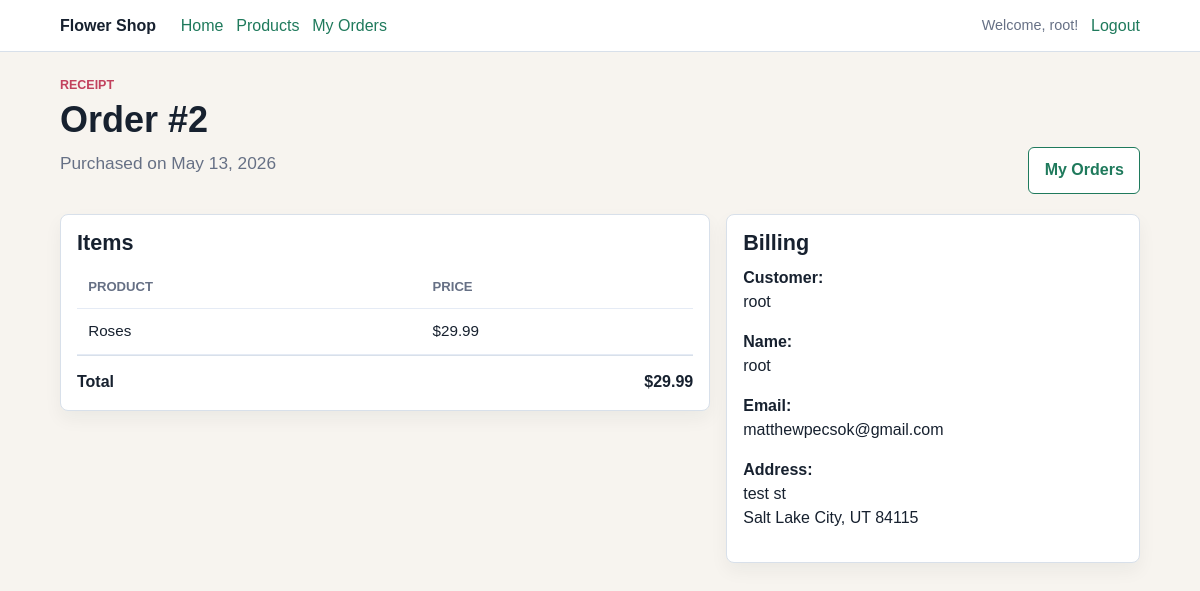
The page /account/orders/2/ (signed in) on the database its author committed.
### shop/models.py (models this page shows, shortened)
class Order(models.Model):
	STATUS_PURCHASED = "purchased"
	STATUS_CHOICES = [
		(STATUS_PURCHASED, "Purchased"),
	]
	customer = models.ForeignKey(User, on_delete=models.CASCADE, related_name="orders", null=True, blank=True)
	customer_name = models.CharField(max_length=120)
	products = models.ManyToManyField(Product, related_name="orders", blank=False)
	billing_name = models.CharField(max_length=120, blank=True, default="")
	billing_email = models.EmailField(blank=True, default="")
	billing_address = models.CharField(max_length=255, blank=True, default="")
	billing_city = models.CharField(max_length=100, blank=True, default="")
	billing_state = models.CharField(max_length=2, blank=True, default="")
	billing_zip = models.CharField(max_length=12, blank=True, default="")
	status = models.CharField(max_length=20, choices=STATUS_CHOICES, default=STATUS_PURCHASED)
	created_at = models.DateTimeField(auto_now_add=True)
	@property
	def total(self):
		return sum((product.price for product in self.products.all()), Decimal("0.00"))

class Product(models.Model):
	name = models.CharField(max_length=120)
	description = models.TextField(blank=True)
	price = models.DecimalField(max_digits=10, decimal_places=2)
	in_stock = models.BooleanField(default=True)
	created_at = models.DateTimeField(auto_now_add=True)

### shop/views.py (the view)
# urls.py: path("account/orders/<int:pk>/", CustomerOrderDetailView.as_view(), name="customer_order_detail"),
class CustomerOrderDetailView(LoginRequiredMixin, DetailView):
	model = Order
	template_name = "shop/order_detail.html"
	login_url = "login"
	def get_queryset(self):
		return Order.objects.filter(customer=self.request.user).prefetch_related("products")
	def get_context_data(self, **kwargs):
		context = super().get_context_data(**kwargs)
		context["can_manage_orders"] = False
		context["is_customer_receipt"] = True
		return context

### shop/templates/shop/order_detail.html (shortened to what this page needs)
{% extends 'shop/base.html' %}
{% block content %}
<section class="page-heading">
    <div>
        <p class="eyebrow">{% if is_customer_receipt %}Receipt{% else %}Order{% endif %}</p>
        <h1>Order #{{ order.pk }}</h1>
        <p class="lead">{{ order.get_status_display }} on {{ order.created_at|date:"M j, Y" }}</p>
    </div>
    <div class="actions">
        {% if not can_manage_orders %}
            <a class="button secondary" href="{% url 'customer_order_history' %}">My Orders</a>
        {% endif %}
    </div>
</section>
<div class="detail-layout">
    <section class="panel">
        <h2>Items</h2>
        <table>
            <thead>
                <tr>
                    <th>Product</th>
                    <th>Price</th>
                </tr>
            </thead>
            <tbody>
                {% for product in order.products.all %}
                    <tr>
                        <td>{{ product.name }}</td>
                        <td>${{ product.price }}</td>
                    </tr>
                {% empty %}
                    <tr>
                        <td colspan="2">No products in this order.</td>
                    </tr>
                {% endfor %}
            </tbody>
        </table>
        <div class="totals">
            <span>Total</span>
            <span>${{ order.total }}</span>
        </div>
    </section>
    <aside class="panel">
        <h2>Billing</h2>
        <p><strong>Customer:</strong><br>{{ order.customer_name }}</p>
        {% if order.billing_name %}
            <p><strong>Name:</strong><br>{{ order.billing_name }}</p>
        {% endif %}
        {% if order.billing_email %}
            <p><strong>Email:</strong><br>{{ order.billing_email }}</p>
        {% endif %}
        {% if order.billing_address %}
            <p>
                <strong>Address:</strong><br>
                {{ order.billing_address }}<br>
                {{ order.billing_city }}, {{ order.billing_state }} {{ order.billing_zip }}
            </p>
        {% endif %}
    </aside>
</div>
{% endblock %}

### shop/templates/shop/base.html (shortened to what this page needs)
<!DOCTYPE html>
<html lang="en">
<head>
</head>
<body>
    <header>
        <nav aria-label="Primary navigation">
            <div class="nav-left">
                <a class="brand" href="{% url 'home' %}">Flower Shop</a>
                <a href="{% url 'home' %}">Home</a>
                <a href="{% url 'product_list' %}">Products</a>
                {% if user.is_authenticated %}
                    <a href="{% url 'customer_order_history' %}">My Orders</a>
                {% endif %}
            </div>
            <div class="nav-right">
                {% if user.is_authenticated %}
                    <span class="user-info">Welcome, {{ user.first_name|default:user.username }}!</span>
                    <a href="{% url 'logout' %}">Logout</a>
                {% else %}
                    <a href="{% url 'login' %}">Login</a>
                    <a href="{% url 'register' %}">Register</a>
                {% endif %}
            </div>
        </nav>
    </header>
    <main class="shell">
        {% block content %}{% endblock %}
    </main>
</body>
</html>

### shop/templates/shop/base.html (style rules this page uses)
:root { --ink: #17212f; --muted: #667085; --line: #d8e0ea; --surface: #ffffff; --page: #f7f4ef; --leaf: #1f7a5c; --leaf-dark: #14513f; --rose: #c2415d; --sky: #2f80ed; --amber: #b7791f; }
* { box-sizing: border-box; }
body { margin: 0; font-family: Arial, Helvetica, sans-serif; background: var(--page); color: var(--ink); line-height: 1.5; }
a { color: var(--leaf); text-decoration: none; }
header { background: var(--surface); border-bottom: 1px solid var(--line); }
nav { max-width: 1120px; margin: 0 auto; padding: 0.85rem 1.25rem; display: flex; justify-content: space-between; align-items: center; gap: 1rem; }
.brand { font-weight: 700; color: var(--ink); margin-right: 0.75rem; }
.nav-left, .nav-right { display: flex; align-items: center; gap: 0.8rem; flex-wrap: wrap; }
.nav-right { justify-content: flex-end; }
.user-info { font-size: 0.9rem; color: var(--muted); }
.shell { max-width: 1120px; margin: 0 auto; padding: 1.5rem 1.25rem 3rem; }
.page-heading { display: flex; align-items: flex-end; justify-content: space-between; gap: 1rem; margin-bottom: 1.25rem; }
.eyebrow { margin: 0 0 0.25rem; color: var(--rose); font-weight: 700; text-transform: uppercase; font-size: 0.78rem; }
h1, h2, h3 { line-height: 1.15; margin: 0 0 0.65rem; }
h1 { font-size: clamp(2rem, 3vw, 3rem); }
h2 { font-size: 1.35rem; }
p { margin-top: 0; }
.lead { color: var(--muted); max-width: 670px; font-size: 1.08rem; }
.actions { display: flex; gap: 0.6rem; flex-wrap: wrap; align-items: center; }
.button, button { display: inline-flex; align-items: center; justify-content: center; min-height: 2.55rem; padding: 0.65rem 0.95rem; border: 1px solid var(--leaf); border-radius: 6px; background: var(--leaf); color: #fff; font: inherit; font-weight: 700; cursor: pointer; }
.button.secondary { background: var(--surface); color: var(--leaf); }
.product-card, .panel { background: var(--surface); border: 1px solid var(--line); border-radius: 8px; padding: 1rem; box-shadow: 0 8px 18px rgba(23, 33, 47, 0.05); }
.checkout-layout, .detail-layout { display: grid; grid-template-columns: minmax(0, 1.1fr) minmax(280px, 0.7fr); gap: 1rem; align-items: start; }
table { width: 100%; border-collapse: collapse; background: var(--surface); }
th, td { border-bottom: 1px solid #e5ebf5; text-align: left; padding: 0.7rem; font-size: 0.95rem; vertical-align: top; }
th { color: var(--muted); font-size: 0.82rem; text-transform: uppercase; }
.totals { display: flex; justify-content: space-between; gap: 1rem; padding-top: 0.85rem; border-top: 1px solid var(--line); font-weight: 700; }

### rows shown on the page
Order: pk "2", status "Purchased", created_at "May 13, 2026", total "29.99", customer_name "root", billing_name "root", billing_email "matthewpecsok@gmail.com", billing_address "test st", billing_city "Salt Lake City", billing_state "UT", billing_zip "84115"
Product: name "Roses", price "29.99"

### other values the page prints
{{ user.first_name|default:user.username }} "root"
